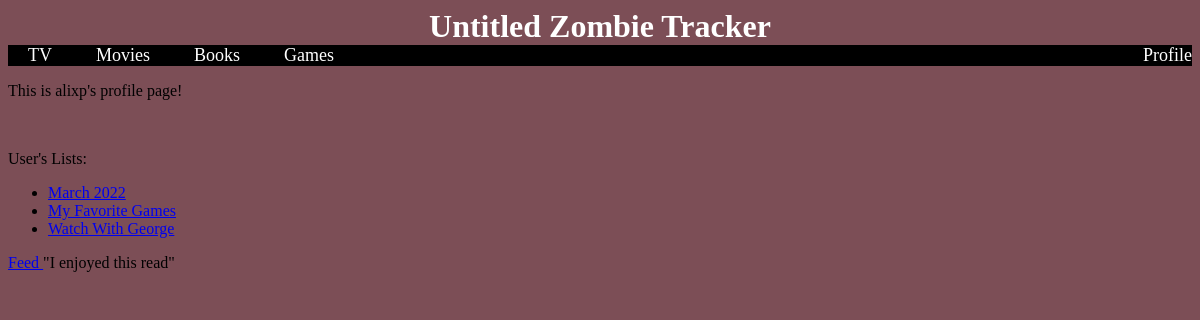
Before: /profile with the older database file.
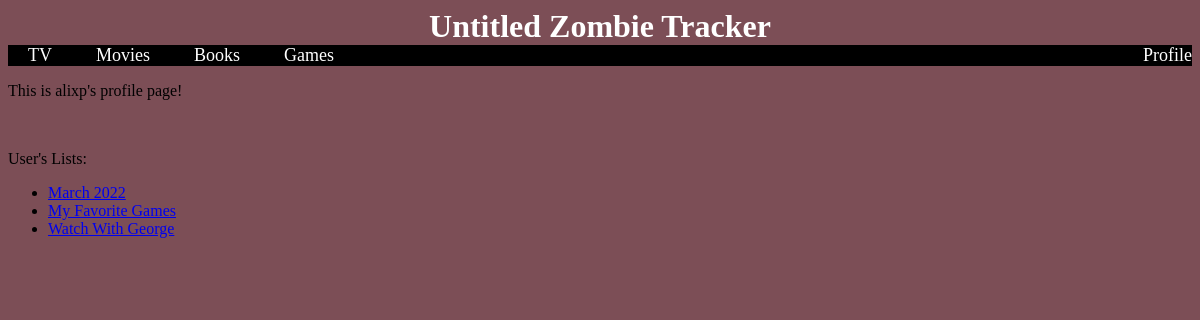
After: the same page with the newer database file.
### main.py (models this page shows)
class Reviewer(UserMixin, db.Model):
    id = db.Column(db.Integer, primary_key = True)
    username = db.Column(db.String(100), index = True, unique=True)
    password_hash = db.Column(db.String(128))
    user_lists = db.relationship('List', backref="list", lazy='dynamic')

class List(db.Model):
    id = db.Column(db.Integer, primary_key = True)
    title = db.Column(db.String(100), index=True, unique=True)
    reviewer_id = db.Column(db.Integer, db.ForeignKey('reviewer.id'))

class BookReview(db.Model):
    id = db.Column(db.Integer, primary_key = True)
    text = db.Column(db.String(1000), index=False, unique=False)
    book_id = db.Column(db.Integer, db.ForeignKey('book.id'))
    reviewer_id = db.Column(db.Integer, db.ForeignKey('reviewer.id'))

class Book(db.Model):
    id = db.Column(db.Integer, primary_key = True)
    title = db.Column(db.String(100), index = True, unique=True)
    description = db.Column(db.String(1000), index=False, unique=False)
    author = db.Column(db.String(100), index=True, unique=False)
    release = db.Column(db.Integer, index=False, unique=False)
    image = db.Column(db.Text(5000))

### main.py (the view)
@main.route('/profile')
def profile():
    current_user = get_current_user()
    rec_reviews = BookReview.query.filter(BookReview.reviewer_id == current_user.id).all()
    for i, elem in enumerate(rec_reviews):
        rec_reviews[i].book = Book.query.get(elem.book_id)
    return render_template("profile.html", template_lists = get_current_lists(), cur_user=current_user, template_reviews=rec_reviews)

### main.py (called while the page is built)
def get_current_user():
    return Reviewer.query.get(1)

def get_current_lists():
    current_user = get_current_user()
    return List.query.filter(List.reviewer_id == current_user.id).all()

### templates/profile.html
{% extends "navbar.html" %}
{% block content %}
<p> This is {{cur_user.username}}'s profile page!</p>
<br />
<p>User's Lists:</p>
<ul>
{% for list in template_lists %}
    <li><a href="/lists/{{list.id}}">{{list.title | title}}</a></li>
{% endfor %}
</ul>
{% for review in template_reviews %}
    <a href="books/{{review.book.id}}"> {{ review.book.title }} </a>
    {{ review.text }}
{% endfor %}
{% endblock %}

### templates/navbar.html
<html>
    <head>
        <link rel="stylesheet" href="{{ url_for('static', filename='css/style.css') }}">
    </head>
    <body>
        <h1 id="titlebar"><a href="/">Untitled Zombie Tracker</a></h1>
        <ul id="navbar">
            <li><a href="/tv">TV</a></li>
            <li><a href="/movies">Movies</a></li>
            <li><a href="/books">Books</a></li>
            <li><a href="/games">Games</a></li>
            <li style="float:right; margin:0px;"><a href="/profile">Profile</a></li>
        </ul>
        {% block content %} {% endblock %}
    </body>
</html>

### static/css/style.css (style rules this page uses)
* { background-color: rgb(124, 78, 86); }
#navbar li { display: inline; background-color: black; margin: 20px; font-size: large; }
#navbar li a { color: white; background-color: black; text-decoration: none; }
#navbar { list-style-type: none; margin: 0; padding: 0; background-color: black; width: 100%; }
#titlebar { list-style-type: none; margin-bottom: 0; padding-bottom:0; text-align: center; background-color: rgb(124, 78, 86); }
#titlebar a { text-decoration: none; color:white; }

Changed rows visible on the page:
removed BookReview: book "Feed", text "\"I enjoyed this read\""
